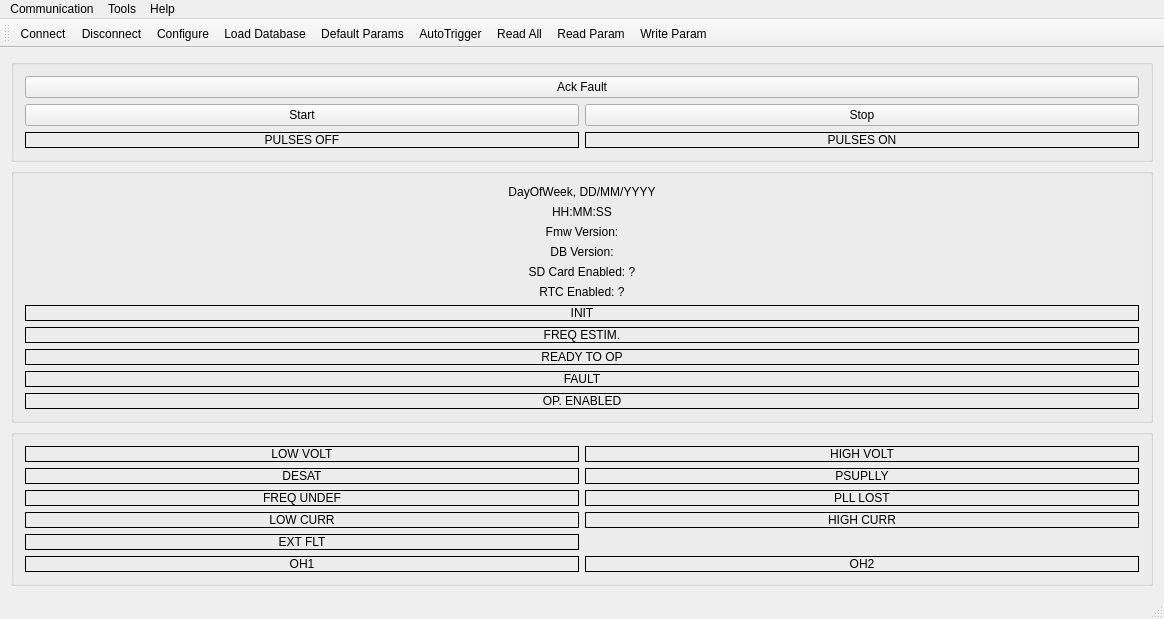
<?xml version="1.0" encoding="UTF-8"?>
<ui version="4.0">
 <class>MainWindow</class>
 <widget class="QMainWindow" name="MainWindow">
  <property name="geometry">
   <rect>
    <x>0</x>
    <y>0</y>
    <width>1164</width>
    <height>574</height>
   </rect>
  </property>
  <property name="sizePolicy">
   <sizepolicy hsizetype="Ignored" vsizetype="Ignored">
    <horstretch>0</horstretch>
    <verstretch>0</verstretch>
   </sizepolicy>
  </property>
  <property name="contextMenuPolicy">
   <enum>Qt::NoContextMenu</enum>
  </property>
  <property name="windowTitle">
   <string>Simple Terminal</string>
  </property>
  <widget class="QWidget" name="centralWidget">
   <layout class="QGridLayout" name="gridLayout">
    <item row="6" column="0">
     <widget class="QGroupBox" name="groupBox_faults">
      <property name="title">
       <string/>
      </property>
      <layout class="QVBoxLayout" name="verticalLayout_3">
       <item>
        <layout class="QGridLayout" name="gridLayout_3">
         <item row="0" column="0">
          <widget class="QLabel" name="label_UNDER_VOLTAGE">
           <property name="frameShape">
            <enum>QFrame::Box</enum>
           </property>
           <property name="text">
            <string>LOW VOLT</string>
           </property>
           <property name="alignment">
            <set>Qt::AlignCenter</set>
           </property>
          </widget>
         </item>
         <item row="0" column="1">
          <widget class="QLabel" name="label_OVER_VOLTAGE">
           <property name="frameShape">
            <enum>QFrame::Box</enum>
           </property>
           <property name="text">
            <string>HIGH VOLT</string>
           </property>
           <property name="alignment">
            <set>Qt::AlignCenter</set>
           </property>
          </widget>
         </item>
         <item row="1" column="0">
          <widget class="QLabel" name="label_DESAT">
           <property name="frameShape">
            <enum>QFrame::Box</enum>
           </property>
           <property name="text">
            <string>DESAT</string>
           </property>
           <property name="alignment">
            <set>Qt::AlignCenter</set>
           </property>
          </widget>
         </item>
         <item row="1" column="1">
          <widget class="QLabel" name="label_PSUPLLY">
           <property name="frameShape">
            <enum>QFrame::Box</enum>
           </property>
           <property name="text">
            <string>PSUPLLY</string>
           </property>
           <property name="alignment">
            <set>Qt::AlignCenter</set>
           </property>
          </widget>
         </item>
         <item row="2" column="0">
          <widget class="QLabel" name="label_FREQ_SCR_UNDEF">
           <property name="frameShape">
            <enum>QFrame::Box</enum>
           </property>
           <property name="text">
            <string>FREQ UNDEF</string>
           </property>
           <property name="alignment">
            <set>Qt::AlignCenter</set>
           </property>
          </widget>
         </item>
         <item row="2" column="1">
          <widget class="QLabel" name="label_SYNCH_SCR_LOST">
           <property name="frameShape">
            <enum>QFrame::Box</enum>
           </property>
           <property name="text">
            <string>PLL LOST</string>
           </property>
           <property name="alignment">
            <set>Qt::AlignCenter</set>
           </property>
          </widget>
         </item>
         <item row="3" column="0">
          <widget class="QLabel" name="label_UNDER_CURRENT">
           <property name="frameShape">
            <enum>QFrame::Box</enum>
           </property>
           <property name="text">
            <string>LOW CURR</string>
           </property>
           <property name="alignment">
            <set>Qt::AlignCenter</set>
           </property>
          </widget>
         </item>
         <item row="3" column="1">
          <widget class="QLabel" name="label_OVER_CURRENT">
           <property name="frameShape">
            <enum>QFrame::Box</enum>
           </property>
           <property name="text">
            <string>HIGH CURR</string>
           </property>
           <property name="alignment">
            <set>Qt::AlignCenter</set>
           </property>
          </widget>
         </item>
         <item row="5" column="0">
          <widget class="QLabel" name="label_OH1">
           <property name="frameShape">
            <enum>QFrame::Box</enum>
           </property>
           <property name="text">
            <string>OH1</string>
           </property>
           <property name="alignment">
            <set>Qt::AlignCenter</set>
           </property>
          </widget>
         </item>
         <item row="5" column="1">
          <widget class="QLabel" name="label_OH2">
           <property name="frameShape">
            <enum>QFrame::Box</enum>
           </property>
           <property name="text">
            <string>OH2</string>
           </property>
           <property name="alignment">
            <set>Qt::AlignCenter</set>
           </property>
          </widget>
         </item>
         <item row="4" column="0">
          <widget class="QLabel" name="label_EXTERNAL_FLT">
           <property name="frameShape">
            <enum>QFrame::Box</enum>
           </property>
           <property name="text">
            <string>EXT FLT</string>
           </property>
           <property name="alignment">
            <set>Qt::AlignCenter</set>
           </property>
          </widget>
         </item>
        </layout>
       </item>
      </layout>
     </widget>
    </item>
    <item row="4" column="0" rowspan="2">
     <widget class="QGroupBox" name="groupBox_statoInverter">
      <property name="title">
       <string/>
      </property>
      <property name="flat">
       <bool>false</bool>
      </property>
      <layout class="QVBoxLayout" name="verticalLayout_2">
       <property name="sizeConstraint">
        <enum>QLayout::SetDefaultConstraint</enum>
       </property>
       <item>
        <widget class="QLabel" name="label_date">
         <property name="text">
          <string>DayOfWeek, DD/MM/YYYY</string>
         </property>
         <property name="alignment">
          <set>Qt::AlignCenter</set>
         </property>
        </widget>
       </item>
       <item>
        <widget class="QLabel" name="label_time">
         <property name="text">
          <string>HH:MM:SS</string>
         </property>
         <property name="alignment">
          <set>Qt::AlignCenter</set>
         </property>
        </widget>
       </item>
       <item>
        <widget class="QLabel" name="label_fmwvers">
         <property name="text">
          <string>Fmw Version:</string>
         </property>
         <property name="alignment">
          <set>Qt::AlignCenter</set>
         </property>
        </widget>
       </item>
       <item>
        <widget class="QLabel" name="label_dbvers">
         <property name="text">
          <string>DB Version:</string>
         </property>
         <property name="alignment">
          <set>Qt::AlignCenter</set>
         </property>
        </widget>
       </item>
       <item>
        <widget class="QLabel" name="label_sdCard">
         <property name="text">
          <string>SD Card Enabled: ?</string>
         </property>
         <property name="alignment">
          <set>Qt::AlignCenter</set>
         </property>
        </widget>
       </item>
       <item>
        <widget class="QLabel" name="label_rtc">
         <property name="text">
          <string>RTC Enabled: ?</string>
         </property>
         <property name="alignment">
          <set>Qt::AlignCenter</set>
         </property>
        </widget>
       </item>
       <item>
        <spacer name="verticalSpacer">
         <property name="orientation">
          <enum>Qt::Vertical</enum>
         </property>
         <property name="sizeType">
          <enum>QSizePolicy::Expanding</enum>
         </property>
         <property name="sizeHint" stdset="0">
          <size>
           <width>20</width>
           <height>40</height>
          </size>
         </property>
        </spacer>
       </item>
       <item>
        <widget class="QLabel" name="label_init">
         <property name="focusPolicy">
          <enum>Qt::NoFocus</enum>
         </property>
         <property name="contextMenuPolicy">
          <enum>Qt::DefaultContextMenu</enum>
         </property>
         <property name="frameShape">
          <enum>QFrame::Box</enum>
         </property>
         <property name="text">
          <string>INIT</string>
         </property>
         <property name="alignment">
          <set>Qt::AlignCenter</set>
         </property>
        </widget>
       </item>
       <item>
        <widget class="QLabel" name="label_freqEst">
         <property name="focusPolicy">
          <enum>Qt::NoFocus</enum>
         </property>
         <property name="contextMenuPolicy">
          <enum>Qt::DefaultContextMenu</enum>
         </property>
         <property name="frameShape">
          <enum>QFrame::Box</enum>
         </property>
         <property name="text">
          <string>FREQ ESTIM.</string>
         </property>
         <property name="alignment">
          <set>Qt::AlignCenter</set>
         </property>
        </widget>
       </item>
       <item>
        <widget class="QLabel" name="label_readyToOp">
         <property name="focusPolicy">
          <enum>Qt::NoFocus</enum>
         </property>
         <property name="contextMenuPolicy">
          <enum>Qt::DefaultContextMenu</enum>
         </property>
         <property name="frameShape">
          <enum>QFrame::Box</enum>
         </property>
         <property name="text">
          <string>READY TO OP</string>
         </property>
         <property name="alignment">
          <set>Qt::AlignCenter</set>
         </property>
        </widget>
       </item>
       <item>
        <widget class="QLabel" name="label_fault">
         <property name="focusPolicy">
          <enum>Qt::NoFocus</enum>
         </property>
         <property name="contextMenuPolicy">
          <enum>Qt::DefaultContextMenu</enum>
         </property>
         <property name="frameShape">
          <enum>QFrame::Box</enum>
         </property>
         <property name="text">
          <string>FAULT</string>
         </property>
         <property name="alignment">
          <set>Qt::AlignCenter</set>
         </property>
        </widget>
       </item>
       <item>
        <widget class="QLabel" name="label_opEnabled">
         <property name="focusPolicy">
          <enum>Qt::NoFocus</enum>
         </property>
         <property name="contextMenuPolicy">
          <enum>Qt::DefaultContextMenu</enum>
         </property>
         <property name="frameShape">
          <enum>QFrame::Box</enum>
         </property>
         <property name="text">
          <string>OP. ENABLED</string>
         </property>
         <property name="alignment">
          <set>Qt::AlignCenter</set>
         </property>
        </widget>
       </item>
      </layout>
     </widget>
    </item>
    <item row="2" column="0" rowspan="2">
     <widget class="QGroupBox" name="groupBox_controlloInverter">
      <property name="title">
       <string/>
      </property>
      <property name="flat">
       <bool>false</bool>
      </property>
      <layout class="QGridLayout" name="gridLayout_2">
       <item row="1" column="1">
        <widget class="QPushButton" name="pushButton_start">
         <property name="text">
          <string>Start</string>
         </property>
         <property name="checkable">
          <bool>false</bool>
         </property>
        </widget>
       </item>
       <item row="0" column="1" colspan="2">
        <widget class="QPushButton" name="pushButton_ackFault">
         <property name="text">
          <string>Ack Fault</string>
         </property>
         <property name="checkable">
          <bool>false</bool>
         </property>
        </widget>
       </item>
       <item row="1" column="2">
        <widget class="QPushButton" name="pushButton_stop">
         <property name="text">
          <string>Stop</string>
         </property>
        </widget>
       </item>
       <item row="3" column="2">
        <widget class="QLabel" name="label_impulsiAttivi">
         <property name="frameShape">
          <enum>QFrame::Box</enum>
         </property>
         <property name="text">
          <string>PULSES ON</string>
         </property>
         <property name="alignment">
          <set>Qt::AlignCenter</set>
         </property>
        </widget>
       </item>
       <item row="3" column="1">
        <widget class="QLabel" name="label_ImpulsiSpenti">
         <property name="frameShape">
          <enum>QFrame::Box</enum>
         </property>
         <property name="text">
          <string>PULSES OFF</string>
         </property>
         <property name="alignment">
          <set>Qt::AlignCenter</set>
         </property>
        </widget>
       </item>
      </layout>
     </widget>
    </item>
   </layout>
  </widget>
  <widget class="QMenuBar" name="menuBar">
   <property name="geometry">
    <rect>
     <x>0</x>
     <y>0</y>
     <width>1164</width>
     <height>21</height>
    </rect>
   </property>
   <widget class="QMenu" name="menuCalls">
    <property name="title">
     <string>Communication</string>
    </property>
    <addaction name="actionConnect"/>
    <addaction name="actionDisconnect"/>
    <addaction name="separator"/>
    <addaction name="actionQuit"/>
   </widget>
   <widget class="QMenu" name="menuTools">
    <property name="title">
     <string>Tools</string>
    </property>
    <addaction name="actionConfigure"/>
    <addaction name="actionLoadDatabase"/>
    <addaction name="actionResetDeafult_Param"/>
    <addaction name="actionReadAll"/>
    <addaction name="actionAutoTrigger"/>
    <addaction name="actionRead_Param"/>
    <addaction name="actionWrite_Param"/>
   </widget>
   <widget class="QMenu" name="menuHelp">
    <property name="title">
     <string>Help</string>
    </property>
    <addaction name="actionAbout"/>
   </widget>
   <addaction name="menuCalls"/>
   <addaction name="menuTools"/>
   <addaction name="menuHelp"/>
  </widget>
  <widget class="QStatusBar" name="bottomStatusBar"/>
  <widget class="QToolBar" name="mainToolBar">
   <attribute name="toolBarArea">
    <enum>TopToolBarArea</enum>
   </attribute>
   <attribute name="toolBarBreak">
    <bool>false</bool>
   </attribute>
   <addaction name="actionConnect"/>
   <addaction name="actionDisconnect"/>
   <addaction name="actionConfigure"/>
   <addaction name="actionLoadDatabase"/>
   <addaction name="actionResetDeafult_Param"/>
   <addaction name="actionAutoTrigger"/>
   <addaction name="actionReadAll"/>
   <addaction name="actionRead_Param"/>
   <addaction name="actionWrite_Param"/>
  </widget>
  <action name="actionAbout">
   <property name="text">
    <string>&amp;About</string>
   </property>
   <property name="toolTip">
    <string>About program</string>
   </property>
   <property name="shortcut">
    <string>Alt+A</string>
   </property>
  </action>
  <action name="actionConnect">
   <property name="icon">
    <iconset resource="../IKE_gui.qrc">
     <normaloff>:/images/Plugged_16x.png</normaloff>:/images/Plugged_16x.png</iconset>
   </property>
   <property name="text">
    <string>C&amp;onnect</string>
   </property>
   <property name="toolTip">
    <string>Connect</string>
   </property>
   <property name="shortcut">
    <string>Ctrl+O</string>
   </property>
  </action>
  <action name="actionDisconnect">
   <property name="icon">
    <iconset resource="../IKE_gui.qrc">
     <normaloff>:/images/Unplugged_16x.png</normaloff>:/images/Unplugged_16x.png</iconset>
   </property>
   <property name="text">
    <string>&amp;Disconnect</string>
   </property>
   <property name="toolTip">
    <string>Disconnect</string>
   </property>
   <property name="shortcut">
    <string>Ctrl+D</string>
   </property>
  </action>
  <action name="actionConfigure">
   <property name="icon">
    <iconset resource="../IKE_gui.qrc">
     <normaloff>:/images/icons8-settings-32.png</normaloff>:/images/icons8-settings-32.png</iconset>
   </property>
   <property name="text">
    <string>&amp;Configure</string>
   </property>
   <property name="toolTip">
    <string>Configure serial port</string>
   </property>
   <property name="shortcut">
    <string>Alt+C</string>
   </property>
  </action>
  <action name="actionResetDeafult_Param">
   <property name="icon">
    <iconset resource="../IKE_gui.qrc">
     <normaloff>:/images/icons8-broom-32.png</normaloff>:/images/icons8-broom-32.png</iconset>
   </property>
   <property name="text">
    <string>Default Params</string>
   </property>
   <property name="toolTip">
    <string>Reset to Default Params</string>
   </property>
   <property name="shortcut">
    <string>Alt+L</string>
   </property>
  </action>
  <action name="actionQuit">
   <property name="icon">
    <iconset>
     <normaloff>:/images/application-exit.png</normaloff>:/images/application-exit.png</iconset>
   </property>
   <property name="text">
    <string>&amp;Quit</string>
   </property>
   <property name="shortcut">
    <string>Ctrl+Q</string>
   </property>
  </action>
  <action name="actionOpen_Log">
   <property name="text">
    <string>Open Log</string>
   </property>
  </action>
  <action name="actionReadAll">
   <property name="checkable">
    <bool>true</bool>
   </property>
   <property name="icon">
    <iconset resource="../IKE_gui.qrc">
     <normaloff>:/images/icons8-riproduci-50.png</normaloff>:/images/icons8-riproduci-50.png</iconset>
   </property>
   <property name="text">
    <string>Read All</string>
   </property>
   <property name="toolTip">
    <string>Read Parameters and Process Data</string>
   </property>
  </action>
  <action name="actionAutoTrigger">
   <property name="checkable">
    <bool>true</bool>
   </property>
   <property name="enabled">
    <bool>true</bool>
   </property>
   <property name="icon">
    <iconset resource="../IKE_gui.qrc">
     <normaloff>:/images/icons8-agopressione-50.png</normaloff>:/images/icons8-agopressione-50.png</iconset>
   </property>
   <property name="text">
    <string>AutoTrigger</string>
   </property>
   <property name="toolTip">
    <string>Istantaneous Write Params</string>
   </property>
  </action>
  <action name="actionRead_Param">
   <property name="icon">
    <iconset resource="../IKE_gui.qrc">
     <normaloff>:/images/icons8-upload-64.png</normaloff>:/images/icons8-upload-64.png</iconset>
   </property>
   <property name="text">
    <string>Read Param</string>
   </property>
   <property name="toolTip">
    <string>Get Parameter Value(s)</string>
   </property>
  </action>
  <action name="actionWrite_Param">
   <property name="icon">
    <iconset resource="../IKE_gui.qrc">
     <normaloff>:/images/icons8-scaricare-64.png</normaloff>:/images/icons8-scaricare-64.png</iconset>
   </property>
   <property name="text">
    <string>Write Param</string>
   </property>
   <property name="toolTip">
    <string>Set Parameter Value(s)</string>
   </property>
  </action>
  <action name="actionLoadDatabase">
   <property name="icon">
    <iconset resource="../IKE_gui.qrc">
     <normaloff>:/images/icons8-apri-cartella-24.png</normaloff>:/images/icons8-apri-cartella-24.png</iconset>
   </property>
   <property name="text">
    <string>Load Database</string>
   </property>
   <property name="toolTip">
    <string>Load New Database</string>
   </property>
   <property name="shortcut">
    <string>Alt+L</string>
   </property>
  </action>
 </widget>
 <layoutdefault spacing="6" margin="11"/>
 <resources>
  <include location="../IKE_gui.qrc"/>
 </resources>
 <connections/>
</ui>
